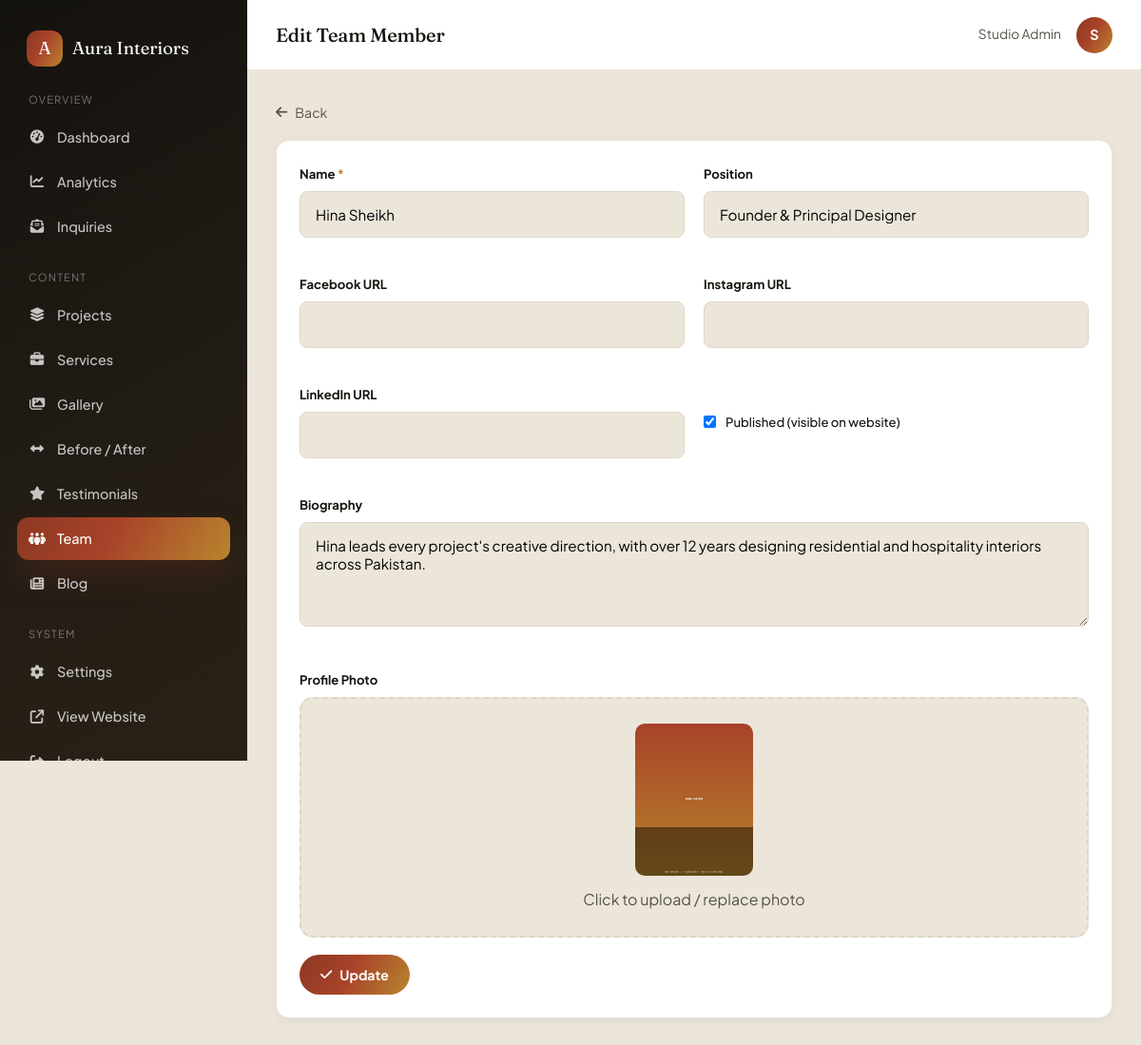
Page /admin/team-form.php?id=1 (signed in) on the committed database.
### tables this page shows
CREATE TABLE `team_members` (
  `id` INT UNSIGNED AUTO_INCREMENT PRIMARY KEY,
  `name` VARCHAR(150) NOT NULL,
  `position` VARCHAR(150) NULL,
  `bio` TEXT NULL,
  `photo_path` VARCHAR(255) NULL,
  `facebook_url` VARCHAR(255) NULL,
  `instagram_url` VARCHAR(255) NULL,
  `linkedin_url` VARCHAR(255) NULL,
  `sort_order` SMALLINT NOT NULL DEFAULT 0,
  `is_published` TINYINT(1) NOT NULL DEFAULT 1
);

### config/database.php (called while the page is built, shortened)
<?php
function db(): PDO
{
    static $pdo = null;
    if ($pdo instanceof PDO) {
        return $pdo;
    }
    $dsn = 'mysql:host=' . DB_HOST . ';dbname=' . DB_NAME . ';charset=' . DB_CHARSET;
    try {
        $pdo = new PDO($dsn, DB_USER, DB_PASS, [
            PDO::ATTR_ERRMODE            => PDO::ERRMODE_EXCEPTION,
            PDO::ATTR_DEFAULT_FETCH_MODE => PDO::FETCH_ASSOC,
            PDO::ATTR_EMULATE_PREPARES   => false,
        ]);
    } catch (PDOException $e) {
        http_response_code(500);
        if (defined('SITE_ENV') && SITE_ENV === 'local') {
            die('Database connection failed: ' . $e->getMessage());
        }
        die('We are experiencing a temporary issue. Please try again shortly.');
    }
    return $pdo;
}

### includes/functions.php (called while the page is built, shortened)
<?php
function e(?string $value): string
{
    return htmlspecialchars($value ?? '', ENT_QUOTES, 'UTF-8');
}
function asset(string $path): string
{
    return BASE_URL . '/' . ltrim($path, '/');
}
function img(?string $path, string $fallback = 'assets/images/placeholder.jpg'): string
{
    if (empty($path)) {
        return asset($fallback);
    }
    return asset($path);
}

### admin/team-form.php (the view, shortened to what this page needs)
<?php
$id = (int) ($_GET['id'] ?? 0);
$m = ['name' => '', 'position' => '', 'bio' => '', 'photo_path' => '', 'facebook_url' => '', 'instagram_url' => '', 'linkedin_url' => '', 'is_published' => 1];
$isEdit = false;
if ($id) {
    $stmt = db()->prepare('SELECT * FROM team_members WHERE id = ?');
    $stmt->execute([$id]);
    $found = $stmt->fetch();
    if ($found) { $m = $found; $isEdit = true; }
}
require __DIR__ . '/includes/admin-header.php';
?>
<a href="team.php" style="display:inline-flex;align-items:center;gap:8px;font-size:.88rem;color:var(--ink-soft);margin-bottom:18px"><i class="fa-solid fa-arrow-left"></i> Back</a>
<div class="panel">
  <div class="panel__body">
    <form method="post" enctype="multipart/form-data" class="admin-form">
      <div class="form-grid">
        <div class="form-group">
          <label for="name">Name <span style="color:var(--accent-2)">*</span></label>
          <input class="form-control" type="text" id="name" name="name" value="<?= e($m['name']) ?>" required>
        </div>
        <div class="form-group">
          <label for="position">Position</label>
          <input class="form-control" type="text" id="position" name="position" value="<?= e($m['position']) ?>" placeholder="e.g. Senior Interior Designer">
        </div>
        <div class="form-group">
          <label for="facebook_url">Facebook URL</label>
          <input class="form-control" type="text" id="facebook_url" name="facebook_url" value="<?= e($m['facebook_url']) ?>">
        </div>
        <div class="form-group">
          <label for="instagram_url">Instagram URL</label>
          <input class="form-control" type="text" id="instagram_url" name="instagram_url" value="<?= e($m['instagram_url']) ?>">
        </div>
        <div class="form-group">
          <label for="linkedin_url">LinkedIn URL</label>
          <input class="form-control" type="text" id="linkedin_url" name="linkedin_url" value="<?= e($m['linkedin_url']) ?>">
        </div>
        <div class="form-group">
          <label>&nbsp;</label>
          <label style="display:flex;align-items:center;gap:10px;font-weight:500">
            <input type="checkbox" name="is_published" value="1" <?= $m['is_published'] ? 'checked' : '' ?>> Published (visible on website)
          </label>
        </div>
        <div class="form-group full">
          <label for="bio">Biography</label>
          <textarea class="form-control" id="bio" name="bio" rows="4"><?= e($m['bio']) ?></textarea>
        </div>
        <div class="form-group full">
          <label>Profile Photo</label>
          <div class="image-upload-box" onclick="document.getElementById('photo').click()">
            <img src="<?= e(img($m['photo_path'], 'assets/images/avatar-placeholder.jpg')) ?>" alt="">
            <p>Click to upload / replace photo</p>
          </div>
        </div>
      </div>
      <button type="submit" class="btn--admin"><i class="fa-solid fa-check"></i> <?= $isEdit ? 'Update' : 'Create' ?></button>
    </form>
  </div>
</div>
<?php require __DIR__ . '/includes/admin-footer.php'; ?>

### assets/css/style.css (style rules this page uses)
:root { --bg: #F5F2EC; --surface: #FFFFFF; --surface-2: #ECE6DA; --surface-tint: #F1ECE1; --ink: #17140F; --ink-soft: #57534A; --ink-faint: #8C877C; --line: #DED6C6; --line-soft: #EAE4D8; --accent-1: #A8432A; --accent-2: #B9852D; --accent-3: #2F4A3E; --accent-4: #D2A24C; --gradient-brand: linear-gradient(120deg, #8C3822 0%, #A8432A 45%, #B9852D 100%); --gradient-brand-soft: linear-gradient(135deg, rgba(168,67,42,.10), rgba(185,133,45,.10)); --gradient-surface: linear-gradient(160deg, #FFFFFF 0%, #FBF8F2 55%, #F7F1E4 100%); --gradient-dark: linear-gradient(150deg, #14120E 0%, #211C15 55%, #2A2116 100%); --gradient-line: linear-gradient(90deg, var(--accent-1), var(--accent-2), var(--accent-4)); --shadow-sm: 0 2px 10px rgba(23,20,15,.06); --shadow-md: 0 10px 26px rgba(23,20,15,.09); --shadow-lg: 0 22px 50px rgba(23,20,15,.16); --shadow-glow: 0 16px 34px rgba(140,56,34,.24); --radius-sm: 8px; --radius-md: 14px; --radius-lg: 20px; --radius-pill: 999px; --font-display: 'Fraunces', 'Georgia', serif; --font-body: 'Plus Jakarta Sans', -apple-system, BlinkMacSystemFont, 'Segoe UI', sans-serif; --container: 1240px; --header-h: 80px; }
*,*::before,*::after { box-sizing:border-box; margin:0; padding:0; }
html { scroll-behavior:smooth; }
body { font-family: var(--font-body); background: var(--bg); color: var(--ink); line-height:1.6; font-size:16px; -webkit-font-smoothing:antialiased; overflow-x:hidden; }
img { max-width:100%; display:block; }
a { color:inherit; text-decoration:none; }
button { font-family:inherit; cursor:pointer; }
input,textarea,select { font-family:inherit; font-size:1rem; }
p { color:var(--ink-soft); }
.form-grid { display:grid; grid-template-columns:1fr 1fr; gap:18px; }
.form-group { margin-bottom:18px; }
.form-group.full { grid-column:1/-1; }
.form-group label { display:block; font-size:.82rem; font-weight:600; margin-bottom:8px; color:var(--ink); }
.form-control { width:100%; padding:14px 16px; border-radius:var(--radius-sm); border:1.5px solid var(--line); background:var(--surface-2); font-size:.95rem; transition:border-color .25s ease, background .25s ease; }
textarea.form-control { resize:vertical; min-height:110px; }

### assets/css/admin.css (style rules this page uses)
body.admin-body { background: var(--surface-2); min-height:100vh; }
.panel { background:var(--surface); border-radius:var(--radius-md); border:1px solid var(--line-soft); box-shadow:var(--shadow-sm); margin-bottom:26px; }
.panel__body { padding:24px; }
.admin-form .form-grid { display:grid; grid-template-columns:1fr 1fr; gap:20px; }
.admin-form .form-group label { font-size:.82rem; font-weight:700; color:var(--ink); }
.admin-form .form-control { background:var(--surface-2); }
.image-upload-box { border:2px dashed var(--line); border-radius:var(--radius-md); padding:26px; text-align:center; background:var(--surface-2); cursor:pointer; transition:border-color .2s ease; }
.image-upload-box img { max-height:160px; border-radius:10px; margin:0 auto 12px; }
.btn--admin { background:var(--gradient-brand); color:#fff; border:none; padding:12px 22px; border-radius:var(--radius-pill); font-weight:700; font-size:.88rem; display:inline-flex; align-items:center; gap:8px; }

### rows in the picture
team_members: name "Hina Sheikh", position "Founder & Principal Designer", is_published "☑", bio "Hina leads every project's creative direction, with over 12 years designing residential and hospitality interiors across Pakistan.", photo_path (picture)

### other values in the picture
setting('company_name') "Aura Interiors"
$adminPageTitle "Edit Team Member"
$currentAdmin['name'] "Studio Admin"
substr($currentAdmin['name'], 0, 1) "S"
